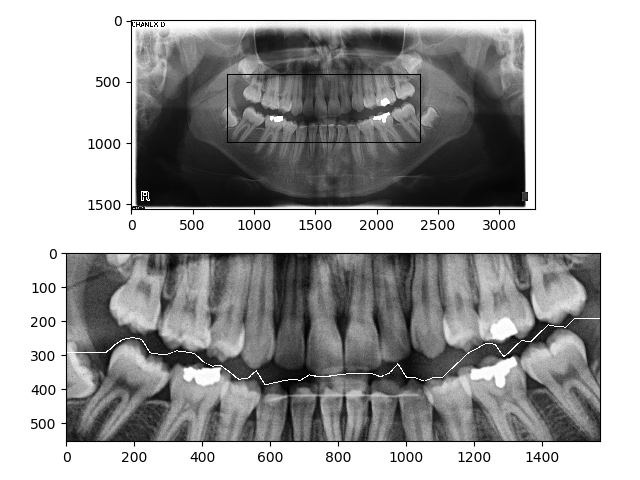
#> input picture cropped-figures/2.png, 640 x 480 px, given in place of 2.jpg, which was not available
$ python Preprocessing2.py   (older library calls are emulated)
#> lines starting #> are read from the running program, lines starting #| are printed output that depends on the picture; after the words box and inside, x2 and y2 are one past the last pixel; in counts of white or black regions, pixels touching at a corner belong together; pictures that were not available may be replaced by others from this repository, and a replacement may not be noted
#Initialization
import numpy as np
import cv2
import matplotlib.pyplot as plt


#Load Image
img = cv2.imread('2.jpg',0)
#> img is the input picture: shape (480, 640); min 0, max 255, mean 165.4

showeq = 1
showth = 1
showoust = 0
#histogrm calc
hist = cv2.calcHist(img,[0],None,[256],[0,256])
#> hist = 256 values from 0 to 640


#histogrm equlization
imgeq = cv2.equalizeHist(img)
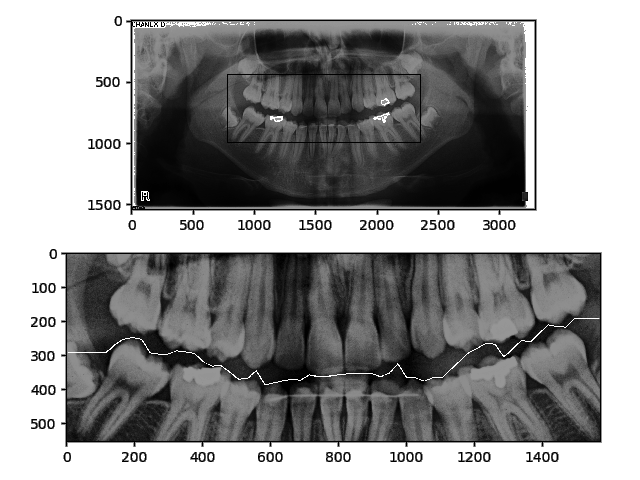
#> imgeq: shape (480, 640); min 0, max 255, mean 147.7
hist = cv2.calcHist(imgeq,[0],None,[256],[0,256])


#Adaptive Histogram Equlization
# create a CLAHE object (Arguments are optional).
clahe = cv2.createCLAHE(clipLimit=5.0, tileGridSize=(25,25))
imgaeq = clahe.apply(img)
hist = cv2.calcHist(imgaeq,[0],None,[256],[0,256])


if showeq==1:
    plt.hist(img.ravel(),256,[0,256]);
    plt.show()
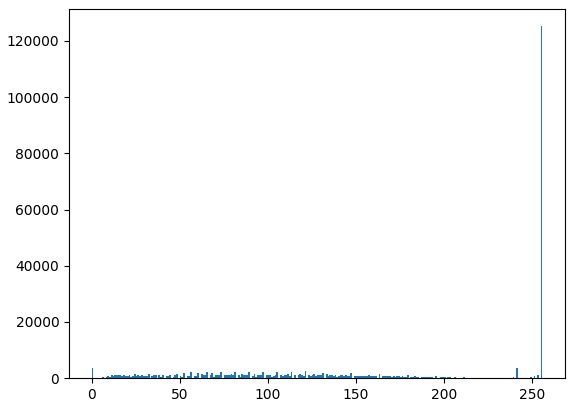
#> figure drawn by matplotlib, 1 panel; tallest bar 125221 high, from x = 255 to 256
    plt.hist(imgeq.ravel(),256,[0,256]);
    plt.show()
#> figure, not shown here; tallest bar 125221 high, from x = 255 to 256
    plt.hist(imgaeq.ravel(),256,[0,256]);
    plt.show()
#> figure, not shown here; tallest bar 125532 high, from x = 255 to 256
    plt.figure(figsize=(7, 7))
    plt.imshow(img, cmap=plt.cm.gray)
    plt.figure(figsize=(7, 7))
    plt.imshow(imgeq, cmap=plt.cm.gray)
    plt.figure(figsize=(7, 7))
    plt.imshow(imgaeq, cmap=plt.cm.gray)


#Adaptive Thresholding
ret,th1 = cv2.threshold(img,150,255,cv2.THRESH_TRUNC)
ret,thg = cv2.threshold(th1,50,255,cv2.THRESH_TOZERO)
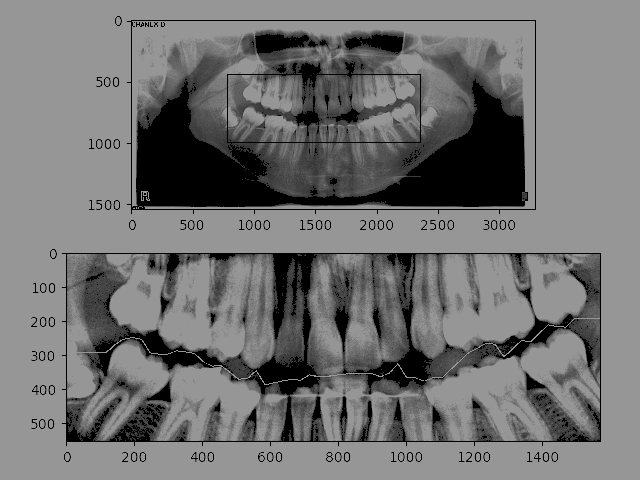
#> thg: shape (480, 640); min 0, max 150, mean 114
thl = cv2.adaptiveThreshold(imgaeq,255,cv2.ADAPTIVE_THRESH_MEAN_C,cv2.THRESH_BINARY,11,17)
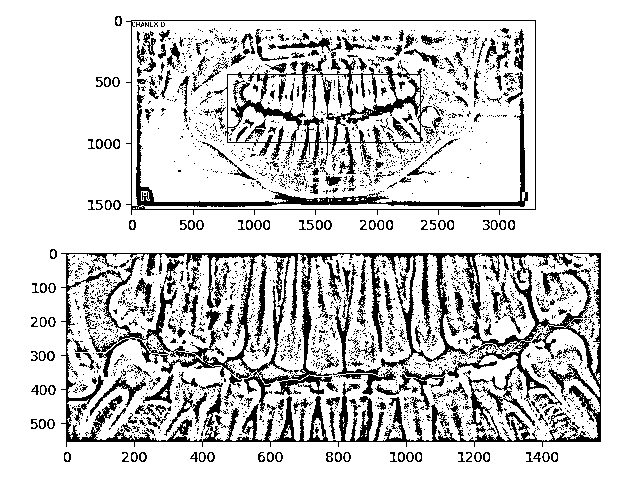
#> thl: shape (480, 640); 82.1% white; 2349 black regions (2065 under 20 px), largest, box (x1, y1, x2, y2) and area: (61, 253, 601, 447) 22943, (214, 55, 435, 174) 5022, (126, 20, 536, 215) 4233

#Remove noise
thln = cv2.GaussianBlur(thl,(5,5),0)
thln2 = cv2.adaptiveThreshold(thln,255,cv2.ADAPTIVE_THRESH_MEAN_C,cv2.THRESH_BINARY,11,17)
#> thln2: shape (480, 640); 79% white; 744 black regions (380 under 20 px), largest, box (x1, y1, x2, y2) and area: (61, 252, 602, 447) 20868, (126, 19, 537, 215) 5525, (268, 36, 438, 174) 2936

if showth==1:
    plt.figure(figsize=(7, 7))
    plt.imshow(thg, cmap=plt.cm.gray)
    plt.figure(figsize=(7, 7))
    plt.imshow(thl, cmap=plt.cm.gray)
    plt.figure(figsize=(7, 7))
    plt.imshow(thln, cmap=plt.cm.gray)


#Ousto Thresholding
blur = cv2.GaussianBlur(imgaeq,(5,5),0)
ret3,thoust = cv2.threshold(blur,0,255,cv2.THRESH_BINARY+cv2.THRESH_OTSU)
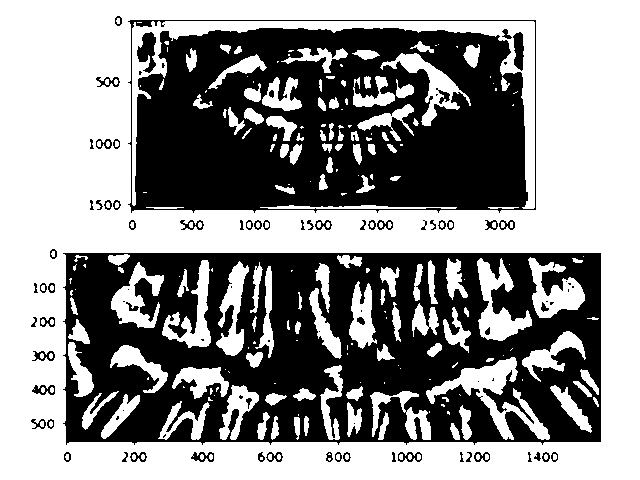
#> thoust: shape (480, 640); 56.2% white; 91 black regions (24 under 20 px), largest, box (x1, y1, x2, y2) and area: (63, 253, 601, 445) 71682, (128, 20, 536, 213) 58820, (137, 32, 156, 73) 466
#> ret3 = 167
if showoust==1:
    plt.figure(figsize=(7, 7))
    plt.imshow(thoust, cmap=plt.cm.gray)


#canny edge detection
imgaeqln=cv2.GaussianBlur(imgaeq,(5,5),0)
edges = cv2.Canny(imgaeqln,140,200)
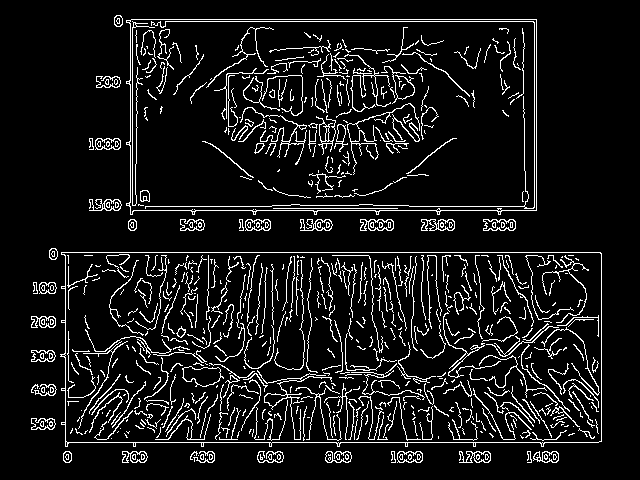
#> edges: shape (480, 640); 9.2% white in thin lines or dots, all inside (x1, y1, x2, y2) = (31, 15, 602, 463)
plt.figure(figsize=(7, 7))
plt.imshow(edges, cmap=plt.cm.gray)

#LAplacian


laplacian = cv2.Laplacian(imgaeq,cv2.CV_64F)
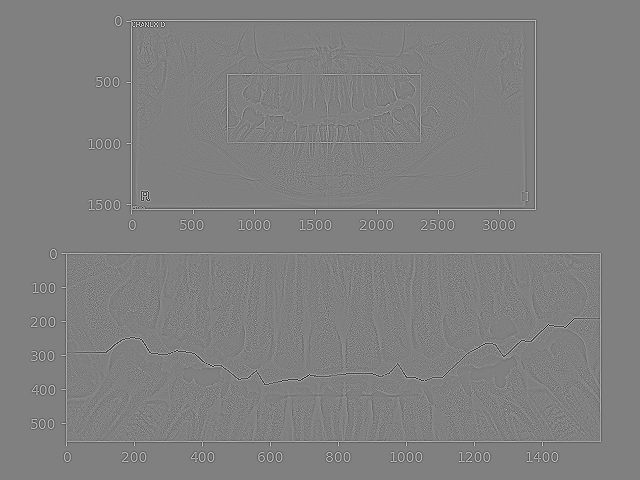
#> laplacian: shape (480, 640) float64; min -983, max 968, mean 0; drawn with min black and max white
plt.figure(figsize=(7, 7))
plt.imshow(laplacian, cmap=plt.cm.gray)

$ run again, with cropped-figures/1.png copied over cropped-figures/2.png
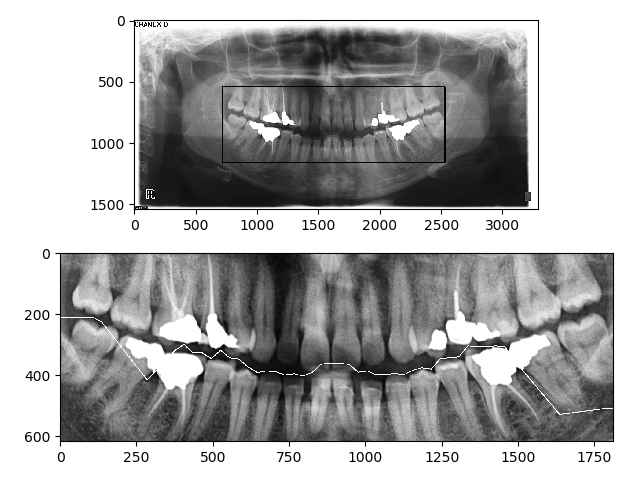
#> input picture cropped-figures/1.png, 640 x 480 px, given in place of 2.jpg, which was not available
#> img is the input picture: shape (480, 640); min 0, max 255, mean 170.8
#> hist = 256 values from 0 to 640
#> `thl = cv2.adaptiveThreshold(imgaeq,255,cv2.ADAPTIVE_THRESH_MEAN_C,cv2...`:
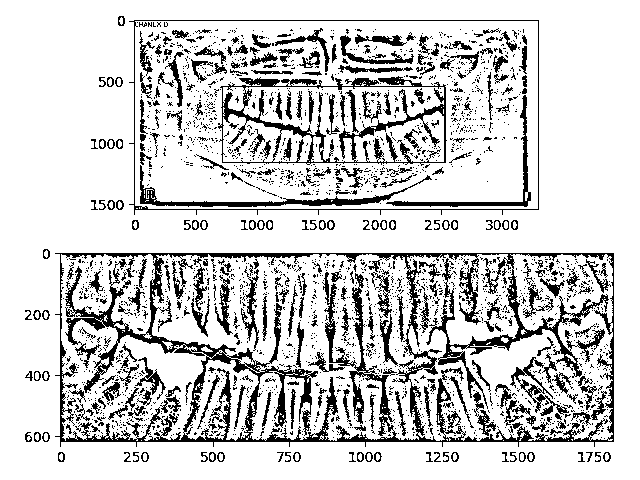
#> thl: shape (480, 640); 81.6% white; 2319 black regions (2001 under 20 px), largest, box (x1, y1, x2, y2) and area: (55, 253, 614, 447) 20660, (218, 76, 447, 166) 4167, (140, 165, 432, 207) 1486
#> thln2: shape (480, 640); 78.4% white; 789 black regions (368 under 20 px), largest, box (x1, y1, x2, y2) and area: (55, 252, 615, 447) 14301, (129, 19, 540, 215) 2703, (333, 80, 447, 168) 1879
#> thoust: shape (480, 640); 56.8% white; 83 black regions (28 under 20 px), largest, box (x1, y1, x2, y2) and area: (57, 253, 614, 445) 72770, (130, 20, 539, 213) 57088, (487, 220, 518, 230) 162
#> ret3 = 170
#> edges: shape (480, 640); 9.6% white in thin lines or dots, all inside (x1, y1, x2, y2) = (24, 15, 615, 463)
#> `laplacian = cv2.Laplacian(imgaeq,cv2.CV_64F)`:
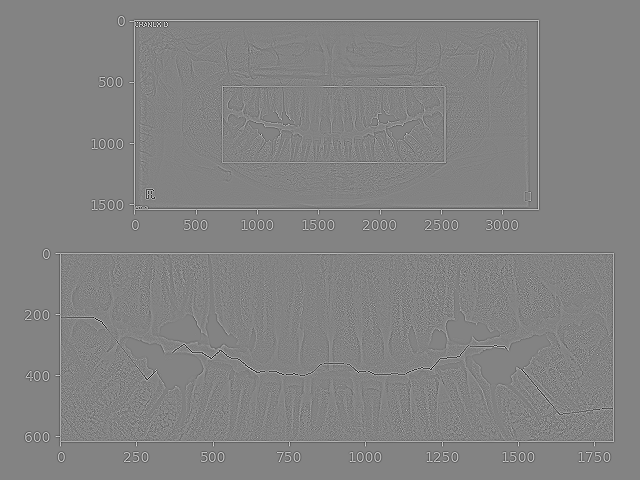
#> laplacian: shape (480, 640) float64; min -980, max 923, mean 0; drawn with min black and max white

$ run again, with cropped-figures/10.png copied over cropped-figures/2.png
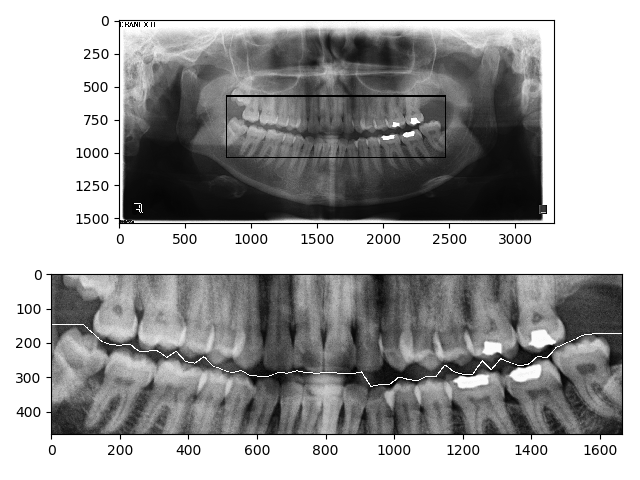
#> input picture cropped-figures/10.png, 640 x 480 px, given in place of 2.jpg, which was not available
#> img is the input picture: shape (480, 640); min 0, max 255, mean 163.3
#> hist = 256 values from 0 to 640
#> `thl = cv2.adaptiveThreshold(imgaeq,255,cv2.ADAPTIVE_THRESH_MEAN_C,cv2...`:
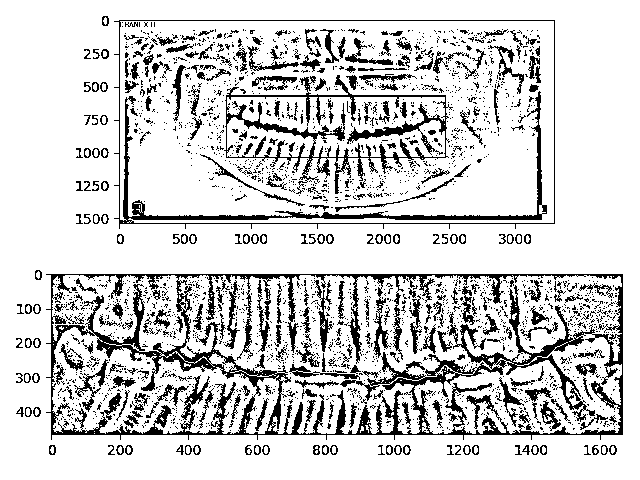
#> thl: shape (480, 640); 82.3% white; 2446 black regions (2131 under 20 px), largest, box (x1, y1, x2, y2) and area: (46, 274, 623, 440) 19436, (224, 75, 453, 194) 4513, (114, 20, 555, 229) 4301
#> thln2: shape (480, 640); 78.7% white; 794 black regions (383 under 20 px), largest, box (x1, y1, x2, y2) and area: (46, 273, 624, 440) 13218, (220, 74, 453, 195) 3834, (114, 19, 556, 229) 3816
#> thoust: shape (480, 640); 55.7% white; 108 black regions (39 under 20 px), largest, box (x1, y1, x2, y2) and area: (116, 20, 555, 227) 66181, (48, 274, 623, 438) 65551, (153, 34, 196, 53) 557
#> ret3 = 166
#> edges: shape (480, 640); 9.3% white in thin lines or dots, all inside (x1, y1, x2, y2) = (16, 15, 624, 456)
#> `laplacian = cv2.Laplacian(imgaeq,cv2.CV_64F)`:
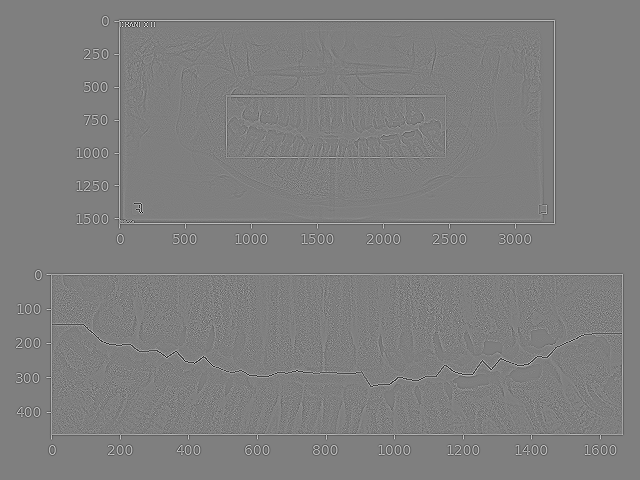
#> laplacian: shape (480, 640) float64; min -976, max 976, mean 0; drawn with min black and max white

$ run again, with cropped-figures/11.png copied over cropped-figures/2.png
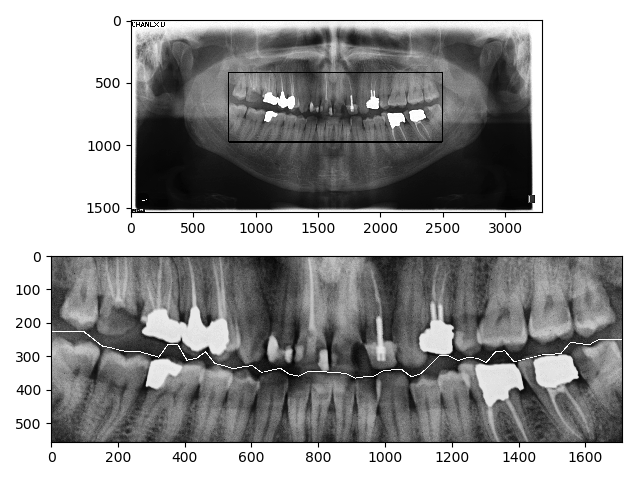
#> input picture cropped-figures/11.png, 640 x 480 px, given in place of 2.jpg, which was not available
#> img is the input picture: shape (480, 640); min 0, max 255, mean 158.3
#> hist = 256 values from 0 to 640
#> thl: shape (480, 640); 81.7% white; 2556 black regions (2241 under 20 px), largest, box (x1, y1, x2, y2) and area: (46, 256, 623, 448) 23597, (224, 28, 447, 161) 4444, (126, 19, 544, 218) 4073
#> thln2: shape (480, 640); 78.2% white; 836 black regions (432 under 20 px), largest, box (x1, y1, x2, y2) and area: (46, 255, 624, 448) 18837, (126, 19, 544, 218) 5616, (221, 27, 465, 160) 5135
#> thoust: shape (480, 640); 54.8% white; 113 black regions (40 under 20 px), largest, box (x1, y1, x2, y2) and area: (48, 256, 623, 446) 74496, (128, 20, 543, 216) 61102, (491, 223, 521, 233) 154
#> ret3 = 165
#> edges: shape (480, 640); 9.5% white in thin lines or dots, all inside (x1, y1, x2, y2) = (16, 15, 624, 463)
#> `laplacian = cv2.Laplacian(imgaeq,cv2.CV_64F)`:
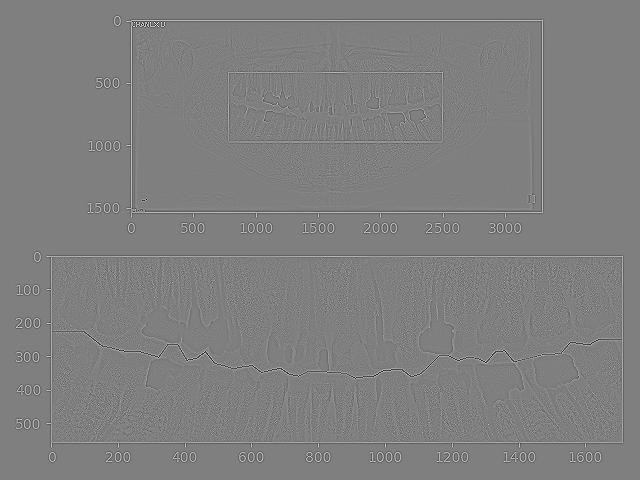
#> laplacian: shape (480, 640) float64; min -982, max 980, mean 0; drawn with min black and max white
